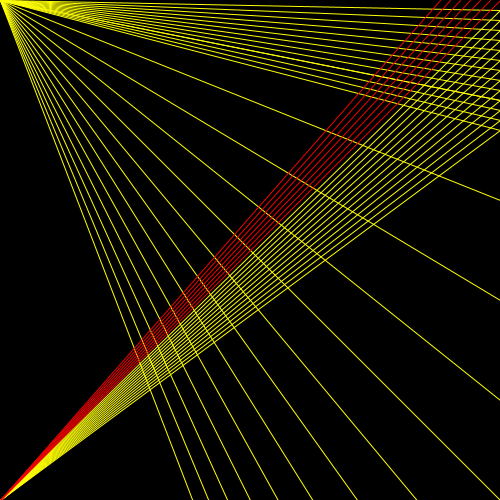
Frame 1 (no input)
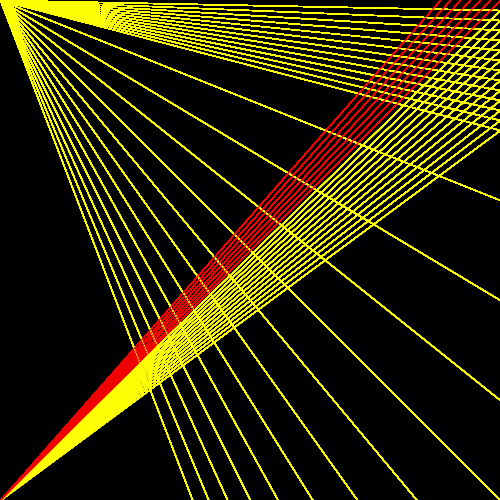
Frame 60 (the mouse pressed at the canvas centre just before this capture)
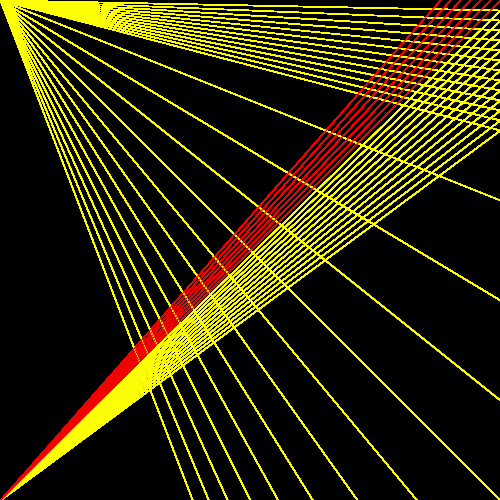
Frame 120 (the mouse held since frame 60 and released just before this capture)

The Processing sketch that drew these frames (run headless with seeded random() and noise(); from frame 60 on, the mouse is pressed at the canvas centre):

// Processing sketch: processing_32227
// ── processing_32227.pde


void setup () {
  size (500,500);
  noFill ();
  background (0);
  
  
}

void draw ()
{
  fill (254,255,5);
  //ellipse (200, 200, 200, 200);
    
  stroke (254,255,5);
  strokeWeight (1);
  
  line (0,500,500,10);
  line (0,500,500,20);
  line (0,500,500,30);
  line (0,500,500,40);
  line (0,500,500,50);
  line (0,500,500,60);
  line (0,500,500,70);
  line (0,500,500,80);
  line (0,500,500,90);
  line (0,500,500,100);
  line (0,500,500,110);
  line (0,500,500,120);
  line (0,500,500,130);
  
  line (0,0,500,10);
  line (0,0,500,20);
  line (0,0,500,30);
  line (0,0,500,40);
  line (0,0,500,50);
  line (0,0,500,60);
  line (0,0,500,70);
  line (0,0,500,80);
  line (0,0,500,90);
  line (0,0,500,100);
  line (0,0,500,110);
  line (0,0,500,120);
  line (0,0,500,130);
  
  line (0,0,500,100);
  line (0,0,500,200);
  line (0,0,500,300);
  line (0,0,500,400);
  line (0,0,500,500);
  line (0,0,500,600);
  line (0,0,500,700);
  line (0,0,500,800);
  line (0,0,500,900);
  line (0,0,500,1000);
  line (0,0,500,1100);
  line (0,0,500,1200);
  line (0,0,500,1300);
  
  stroke (240,2,2);
  line (0,500,500,0);
  line (0,500,490,0);
  line (0,500,480,0);
  line (0,500,470,0);
  line (0,500,460,0);
  line (0,500,450,0);
  line (0,500,440,0);
}
